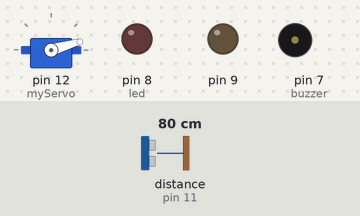
The sketch below on a simulated Arduino Uno, built with avr-gcc and run on an emulated ATmega328P. Shown: servo, output pins drawn as LEDs (lit = HIGH), buzzer (waves = sounding, pin HIGH). Wiring (from diagram.json): ultrasonic range finder: trigger pin 10; echo pin 11. The inputs (shaded band) are chosen by the test bench; at power-on: distance to the obstacle (sensor on pin 11) 80 cm. The echo pulse lasts 58.3 µs per cm; pins used as bus, display or sensor lines are not drawn; what the sketch prints to the serial monitor is not drawn.

Above: at 1.04 s.
1.9 s: distance to the obstacle (sensor on pin 11) set to 54 cm
4.9 s: distance to the obstacle (sensor on pin 11) set to 47 cm
At 5.9 s:
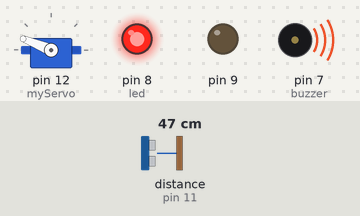
7.9 s: distance to the obstacle (sensor on pin 11) set to 60 cm
At 9.0 s:
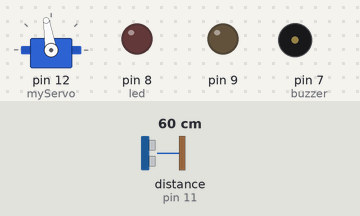
10.9 s: distance to the obstacle (sensor on pin 11) set to 2 cm
At 11.5 s:
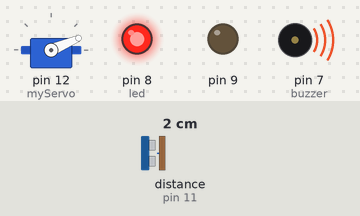
13.9 s: distance to the obstacle (sensor on pin 11) set to 120 cm
At 14.6 s:
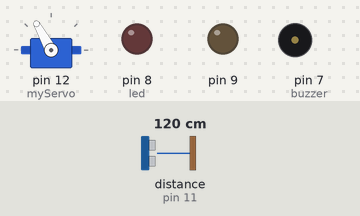
Timing chart, 0 to 17.9 s (numbered marks = the images above; inputs shaded):
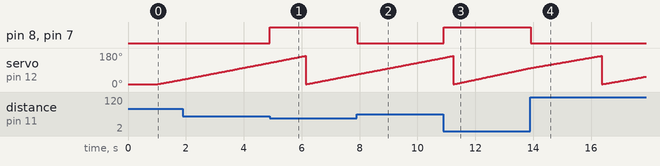

The sketch:

sketch.ino
```cpp
#include <Servo.h>
const int trigpin =10;
const int echopin =11;
const int buzzer =7;
const int led =8;
long duration;
int distance;
Servo myServo;


void setup() {
  pinMode(10,OUTPUT);
  pinMode(11,INPUT);
   pinMode(8,OUTPUT);
   pinMode(7, OUTPUT);
  Serial.begin(9600);
  myServo.attach(12);
  pinMode(9, OUTPUT);
  // put your setup code here, to run once:

}

void loop() {
  for(int i=15;i<=165;i++)
  {
  myServo.write(i);
  delay(30);
  distance = calculateDistance();
  Serial.print(i);
  Serial.print(",");
  Serial.print(distance);
  Serial.print(".");
   if (distance > 0 && distance <= 50) { // Intruder detected
      digitalWrite(buzzer, HIGH);
      digitalWrite(led, HIGH);
    } else {
      digitalWrite(buzzer, LOW);
      digitalWrite(led, LOW);
    }
   } // put your main code here, to run repeatedly:

}
int calculateDistance(){
digitalWrite(10,LOW);
delayMicroseconds(2);
digitalWrite(10, HIGH);
duration = pulseIn(11,HIGH);
distance = duration*0.034/2;
return distance;

}
```

Measured:
- the behaviour switches between 52 and 51 cm on distance to the obstacle (sensor on pin 11) (found by bisection; images 0 and 1)
- after the input at 4.9 s, pin 8 (led), pin 7 (buzzer): LOW → HIGH at once
- after the input at 7.9 s, pin 8 (led), pin 7 (buzzer): HIGH → LOW at once
- after the input at 10.9 s, pin 8 (led), pin 7 (buzzer): LOW → HIGH at once
- after the input at 13.9 s, pin 8 (led), pin 7 (buzzer): HIGH → LOW at once
